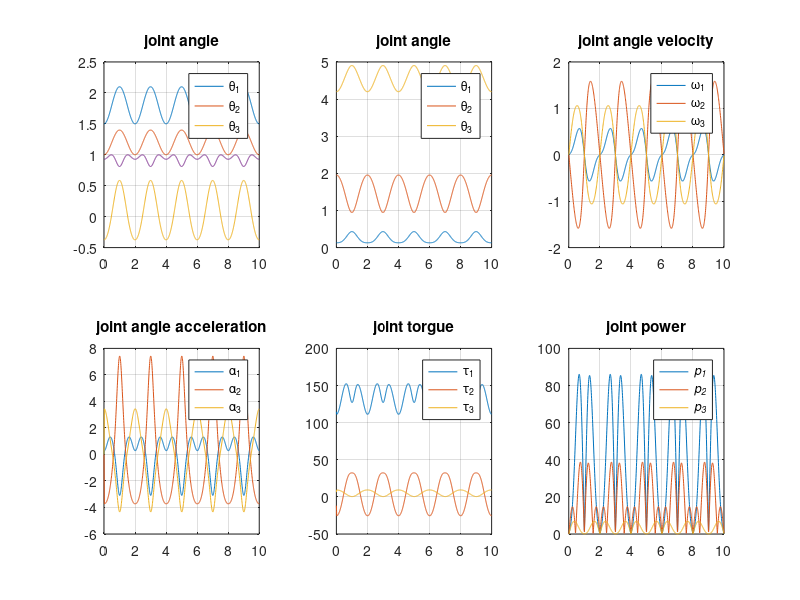

MATLAB code for this plot:
clc, clear, close all

l2 = 1; l3 = 1; l4 = 1; 
m2 = 10; m3 = 5; m4 = 3; 
g = 9.806;

lc2 = l2/2; lc3 = l3/2; lc4 = l4/2; 
I2 = 1/12*m2*l2^2; I3 = 1/12*m3*l3^2; I4 = 1/12*m4*l4^2;

del_t = 0.01;

t = 0:del_t:10;

px = 1.5+0.6*0.5*(1-cos(pi*t/1.));
py = 1.0+0.4*0.5*(1-cos(pi*t/1.));


C2 = ((px-l4).^2+py.^2-l2.^2-l3.^2)/(2*l2*l3);
S2 = sqrt(1-C2.^2);
th2 = atan2(S2,C2);
th1 = atan2(py, px-l4) - atan2(l3*S2, l2+l3*C2);
th3 = 2*pi - th1 - th2;

subplot(2,3,1)
plot(t, px, t, py, t, C2, t, S2);
title('joint angle')
grid on
legend('\theta_1', '\theta_2', '\theta_3')

subplot(2,3,2)
plot(t, th1, t, th2, t, th3);
title('joint angle')
grid on
legend('\theta_1', '\theta_2', '\theta_3')

len = size(t);

M11 = m2*lc2^2 + I2 +m3*l2^2 + m3*lc3^2 + 2*m3*l2*lc3*cos(th2) + I3+m4*l2^2+m4*l3^2+m4*lc4^2 + m4*l2*l3*2*cos(th2) + m4*l3*lc4*2*cos(th3)+ m4*l2*lc4*2*cos(th2+th3) + I4;
M12 = m3*lc3^2 + m3*l2*lc3*cos(th2) + I3 + m4*l3^2 + m4*lc4^2 + m4*l2*l3*cos(th2) + m4*l3*lc4*2*cos(th3) + m4*l2*lc4*cos(th2+th3) + I4;
M13 = m4*lc4^2 + m4*l3*lc4*cos(th3) + m4*l2*lc4*cos(th2+th3) + I4;
M21 = m3*lc3^2 + I4 + m3*l2*lc3*cos(th2) + I3 + m4*l3^2 + m4*lc4^2 + m4*l2*l3*cos(th2) + 2*m4*l3*lc4*cos(th3) + m4*l2*lc4*cos(th2+th3);
M22 = m3*lc3^2 + I4 + I3 + m4*l3^2 + m4*lc4^2 +2*m4*l3*lc4*cos(th3);
M23 = m4*lc4^2 + m4*l3*lc4*cos(th3) + I4;
M31 = m4*lc4^2 + m4*l3*lc4*cos(th3) + m4*l2*lc4*cos(th2+th3) + I4;
M32 = m4*lc4^2 + m4*l3*lc4*cos(th3) +I4;
M33 = ones(len)*(m4*lc4^2 + I4);

A112 = -m3*l2*lc3*2*sin(th2) - m4*l2*l3*2*sin(th2) - 2*m4*l2*lc4*sin(th2+th3);
A123 = -m4*l3*lc4*2*sin(th3) + -2*m4*l2*lc4*sin(th2+th3);
A113 = -2*m4*l3*lc4*sin(th3) - 2*m4*l2*lc4*sin(th2+th3);
A122 = -m3*l2*lc4*sin(th3) - m4*l2*l3*sin(th2) - m4*l2*lc4*sin(th2+th3) ;
A133 = -m4*l2*lc4*sin(th2+th3) -m4*l3*lc4*sin(th3);
A211 = m3*l2*lc3*sin(th2) + m4*l2*l3*sin(th2) + m4*l2*lc4*sin(th2+th3);
A233 = -m4*l3*lc4*sin(th3);
A212 = zeros(len);
A223 = -m4*l3*lc4*2*sin(th3);
A213 = -2*m4*l3*lc4*sin(th3);
A311 = m4*l3*lc4*sin(th3) + m4*l2*lc4*sin(th2+th3);
A322 = m4*l3*lc4*sin(th3);
A312 = 2*m4*l3*lc4*sin(th3);
A323 = zeros(len);
A313 = zeros(len);
dth1 = zeros(len); 
dth2 = zeros(len);
dth3 = zeros(len);
ddth1 = zeros(len);
ddth2 = zeros(len);
ddth3 = zeros(len);
tau = zeros(len(2), 3);
power = zeros(len(2), 3);
for i = 1:len(2)
    dth1(i) = (th1(i) - th1(max(1,i-1)))/(del_t);
    dth2(i) = (th2(i) - th2(max(1,i-1)))/(del_t);
    dth3(i) = (th3(i) - th3(max(1,i-1)))/(del_t);
    
    ddth1(i) = (dth1(i) - dth1(max(1,i-1)))/(del_t);
    ddth2(i) = (dth2(i) - dth2(max(1,i-1)))/(del_t);
    ddth3(i) = (dth3(i) - dth3(max(1,i-1)))/(del_t);
    
    M = [M11(i) M12(i) M13(i) ; M21(i) M22(i) M23(i) ; M31(i) M32(i) M33(i)];
    C = [A112(i)*dth1(i)*dth2(i) + A123(i)*dth2(i)*dth3(i) + A113(i)*dth1(i)*dth3(i) + A133(i)*dth3(i).^2 + A122(i)*dth2(i).^2;
        A211(i)*dth1(i).^2 + A233(i)*dth2(i).^2 + A212(i)*dth1(i)*dth2(i) + A223(i)*dth2(i)*dth3(i) + A213(i)*dth1(i)*dth3(i);
        A311(i)*dth1(i).^2 + A322(i)*dth2(i).^2 + A312(i)*dth1(i)*dth2(i) + A323(i)*dth2(i)*dth3(i) + A313(i)*dth1(i)*dth3(i)];
    G = [m2*g*lc2*cos(th1(i)) + m3*g*(l2*cos(th1(i))+ lc3*cos(th1(i)+th2(i))) + m4*g*(l2*cos(th1(i)) + l3*cos(th1(i)+th2(i)) + lc4*cos(th1(i)+th2(i)+th3(i)));
        m3*g*lc3*cos(th2(i)+th1(i)) + m4*g*(l3*cos(th1(i)+th2(i)) + lc4*cos(th1(i)+th2(i)+th3(i)));
        m4*g*lc4*cos(th1(i)+cos(th2(i) + th3(i)))];
    
    tau(i,1:3) = M*[ddth1(i) ddth2(i) ddth3(i)]' + C + G;
    power(i,1:3) = abs([dth1(i) dth2(i) dth3(i)]'.*tau(i,1:3)');
end
subplot(2,3,3)
plot(t, dth1, t, dth2, t, dth3)
title('joint angle velocity')
legend('\omega_1', '\omega_2', '\omega_3')
grid on

subplot(2,3,4)
plot(t, ddth1, t, ddth2, t, ddth3)
title('joint angle acceleration')
legend('\alpha_1', '\alpha_2', '\alpha_3')
grid on

subplot(2,3,5)
plot(t, tau)
title('joint torgue')
legend('\tau_1', '\tau_2', '\tau_3')
grid on

subplot(2,3,6)
plot(t, power)
title('joint power')
legend('\itp_1', '\itp_2', '\itp_3')
grid on